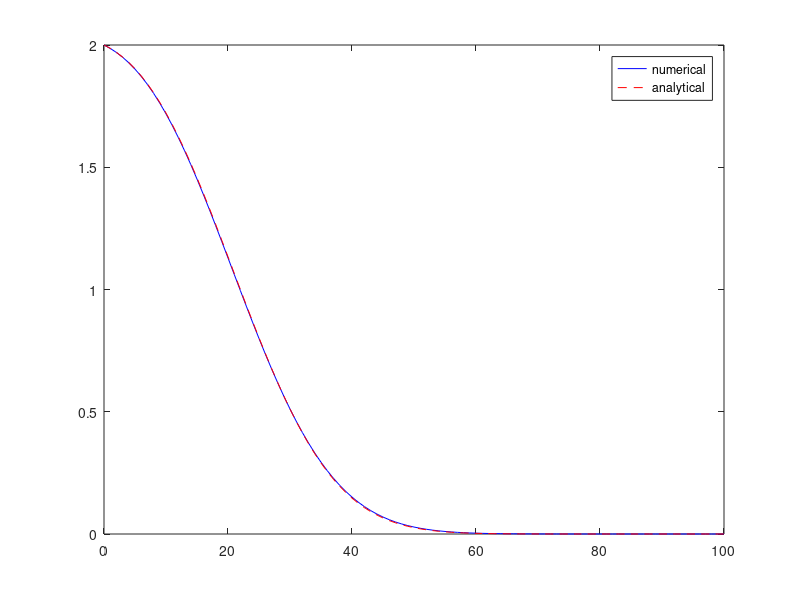

Write MATLAB code to recreate this figure.
% soil column problem - FDA fully implicit implementation
% solves dc/dt=D*d^2c/dx^2-v*dc/dx
% dirichlet bc's: x=0, c=c0; x=L, c=0
% D=alpha*v
function simple_column_fully_implicit
v=0.36; alpha=5; c0=2;
L=100; n=100; T=50; nt=200;
dt=T/nt;
D=alpha*v;
dx=L/n;
x = (0:dx:L)';
nx=length(x);
b = zeros(nx,1);
CN=v*dt/dx;
DN=D*dt/dx^2;
c =zeros(nx,1);
P=v*dx/D;
if (P > 2)
    fprintf('Grid peclet number is greater than 2!\n');
    fprintf('Grid peclet number is %g\n',P);
    fprintf('Reduce grid spacing\n');
end
for k=1:nt
    u=ones(nx,1);
    d = -(DN+CN/2)*u;
    e = (1+2*DN)*u;
    f = (-DN+CN/2)*u;
    % first node is a dirichlet b.c with c=c0;
    c(1)=c0; d(1)=0; e(1)=1; f(1)=0; b(1)=c0;
    % last node is a dirichlet b.c with c=0;
    c(nx)=0; d(nx)=0; e(nx)=1; f(nx)=0; b(nx)=0;
    % rhs interior nodes is the previous timestep conc
    b(2:nx-1)=c(2:nx-1);
    A = my_spdiags([d e f],-1:1);
    c = A\b;
end
plot(x,c,'b');
hold on;
%%%%%%%%%%%%%%%
% analytical solution
f1=(x-v*T)/(2*sqrt(D*T));
f2=(x+v*T)/(2*sqrt(D*T));
c=0.5*c0*(erfc(f1)+exp(v*x/D).*erfc(f2));
plot(x,c,'--r');
legend('numerical','analytical');
hold off;
return
%%%%%%%

% modification of spdiags to adopt linpack convention
% lower diagonals taken from bottom
% upper diagonals taken from top
% i.e., rows of diagonals directly correspond to rows of matrix
% matrix is assumed to be square
% input A = a tall nxm matrix containing the 'm' diagonals
% input id = a 1xm row vector containing the 'm' offsets for each diagonal
% output A = nxn sparse matrix
function [A] = my_spdiags(A,id)
[n m] = size(A);
B = zeros(n,m);
for i=1:m
    if (id(i) <= 0)
        B(1:n+id(i),i) = A(-id(i)+1:n,i);
    else
        B(1+id(i):n,i) = A(1:n-id(i),i);
    end
end
% construct matrix
A = spdiags(B,id,n,n);
return
